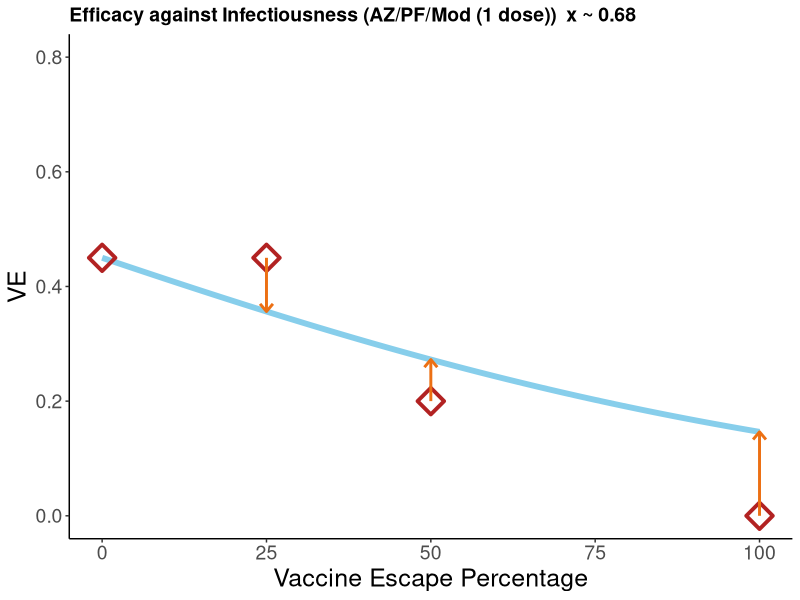

Reproduce this figure in R.
#Plot the OR (Vaccine Efficacy Odds) efficacy/(1-efficacy)

#SPECIFICALLY,
#we only minimise the error at the central (50%) mark.

rm(list=ls())

require(tidyverse)

#The Problem:
#We have data: y0, y25, y50, y75 that we want to scale like so:

#y0*x = y25
#y0*(x^2) = y50
#y0*(x^3) = y75

#No x will fit perfectly, but what's the best we can do?

#----------------------------

#Build y vectors, one for AZ, one for PF, one for infectiousness combined


#Lastly we do a separate one for infectious values (1 dose) of either AZ or PF
y0_infect <- 0.45/(1-0.45)

y25_infect <- 0.45/(1-0.45)
y50_infect <- 0.2/(1-0.2)
y75_infect <- 0
y100_infect <- y75_infect

#-----------------------------------------




#----------------------------

#Now infectiousness
error_x_infect <- function(x) {
  
  #Allocate memory:
  y25_estimate_infect <- 0
  y50_estimate_infect <- 0
  y100_estimate_infect <- 0
  
  y25_estimate_infect <- (x)*y0_infect
  y50_estimate_infect <- (x^2)*y0_infect
  y100_estimate_infect <- (x^4)*y0_infect
  
  y50_estimate_infect_probability <- y50_estimate_infect/(y50_estimate_infect+1)
  y50_infect_probability <- y50_infect/(y50_infect+1)
  
  y25_estimate_infect_probability <- y25_estimate_infect/(y25_estimate_infect+1)
  y25_infect_probability <- y25_infect/(y25_infect+1)
  
  y100_estimate_infect_probability <- y100_estimate_infect/(y100_estimate_infect+1)
  y100_infect_probability <- y100_infect/(y100_infect+1)
  
  error_amt <- sum(   (abs(y50_estimate_infect_probability - y50_infect_probability))^2 )  +  sum((abs(y100_estimate_infect - y100_infect))^2 ) +  sum(   (abs(y25_estimate_infect - y25_infect))^2    ) 
  return(error_amt)
}

optim_infect <- optimize(error_x_infect, interval = c(0,1))
optim_x_infect <- optim_infect$minimum
optim_x_infect_error <- optim_infect$objective


#Okay, now we want to plot it
######
#AZ
######

percent_mark <- seq(0,100, length.out = 101)

# Infectiousness


infection_efficacy <- (0.45/(1-0.45))*(optim_x_infect^(percent_mark/25))
#Convert back to probability:
infection_efficacy <- infection_efficacy/(infection_efficacy+1)

Table_Data <- data.frame(percent_mark = c(0, 25, 50, 100), infection_efficacy = c(0.45, 0.45, 0.2, 0))
Mapped_Data <- data.frame(percent_mark = percent_mark, infection_efficacy = infection_efficacy)

ggplot(data=Mapped_Data, aes(x=percent_mark, y=infection_efficacy, group=1)) +
  geom_line(color="skyblue", size = 2) +
  geom_point(data = Table_Data, color = 'firebrick', shape = 5, size = 5, stroke = 2)+
  labs(title="Efficacy against Infectiousness (AZ/PF/Mod (1 dose))  x ~ 0.68",
       x ="Vaccine Escape Percentage", y = "VE") +
  geom_path(data = data.frame(percent_mark = c(50, 50), infection_efficacy = c(0.2, infection_efficacy[51]) ),
            size = 1, colour = "#EC7014",
            arrow = arrow(type = "open", angle = 40, length = unit(0.1, "inches")) 
  )+
  geom_path(data = data.frame(percent_mark = c(25, 25), infection_efficacy = c(0.45, infection_efficacy[26]) ),
            size = 1, colour = "#EC7014",
            arrow = arrow(type = "open", angle = 40, length = unit(0.1, "inches")) 
  )+
  geom_path(data = data.frame(percent_mark = c(100, 100), infection_efficacy = c(0, infection_efficacy[101]) ),
            size = 1, colour = "#EC7014",
            arrow = arrow(type = "open", angle = 40, length = unit(0.1, "inches")) 
  )+
  ylim(0,0.8)+
  theme_classic() +
  theme(
    plot.title = element_text( size=14, face="bold"),
    axis.title.x = element_text(size=18),
    axis.title.y = element_text(size=18),
    axis.text = element_text(size=14) 
  )->plot2

